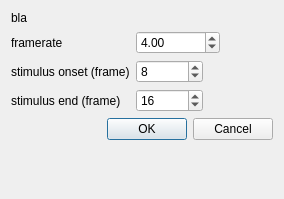
<?xml version="1.0" encoding="UTF-8"?>
<ui version="4.0">
 <class>conversion_dialog</class>
 <widget class="QDialog" name="conversion_dialog">
  <property name="windowModality">
   <enum>Qt::NonModal</enum>
  </property>
  <property name="geometry">
   <rect>
    <x>0</x>
    <y>0</y>
    <width>284</width>
    <height>199</height>
   </rect>
  </property>
  <property name="windowTitle">
   <string>Dialog</string>
  </property>
  <property name="modal">
   <bool>true</bool>
  </property>
  <layout class="QFormLayout" name="formLayout">
   <property name="fieldGrowthPolicy">
    <enum>QFormLayout::FieldsStayAtSizeHint</enum>
   </property>
   <item row="0" column="0" colspan="2">
    <widget class="QLabel" name="label">
     <property name="text">
      <string>bla</string>
     </property>
    </widget>
   </item>
   <item row="1" column="0">
    <widget class="QLabel" name="label_2">
     <property name="text">
      <string>framerate</string>
     </property>
    </widget>
   </item>
   <item row="4" column="0" colspan="2">
    <widget class="QDialogButtonBox" name="buttonBox">
     <property name="sizePolicy">
      <sizepolicy hsizetype="Minimum" vsizetype="Fixed">
       <horstretch>0</horstretch>
       <verstretch>0</verstretch>
      </sizepolicy>
     </property>
     <property name="orientation">
      <enum>Qt::Horizontal</enum>
     </property>
     <property name="standardButtons">
      <set>QDialogButtonBox::Cancel|QDialogButtonBox::Ok</set>
     </property>
    </widget>
   </item>
   <item row="2" column="1">
    <widget class="QSpinBox" name="stimulus_on_box">
     <property name="maximum">
      <number>1000000</number>
     </property>
     <property name="value">
      <number>8</number>
     </property>
    </widget>
   </item>
   <item row="3" column="1">
    <widget class="QSpinBox" name="stimulus_end_box">
     <property name="maximum">
      <number>1000000</number>
     </property>
     <property name="value">
      <number>16</number>
     </property>
    </widget>
   </item>
   <item row="2" column="0">
    <widget class="QLabel" name="label_3">
     <property name="text">
      <string>stimulus onset (frame)</string>
     </property>
    </widget>
   </item>
   <item row="3" column="0">
    <widget class="QLabel" name="label_4">
     <property name="text">
      <string>stimulus end (frame)</string>
     </property>
    </widget>
   </item>
   <item row="1" column="1">
    <widget class="QDoubleSpinBox" name="framerate_box">
     <property name="maximum">
      <double>100000.000000000000000</double>
     </property>
     <property name="singleStep">
      <double>0.100000000000000</double>
     </property>
     <property name="value">
      <double>4.000000000000000</double>
     </property>
    </widget>
   </item>
  </layout>
 </widget>
 <resources/>
 <connections>
  <connection>
   <sender>buttonBox</sender>
   <signal>accepted()</signal>
   <receiver>conversion_dialog</receiver>
   <slot>accept()</slot>
   <hints>
    <hint type="sourcelabel">
     <x>248</x>
     <y>254</y>
    </hint>
    <hint type="destinationlabel">
     <x>157</x>
     <y>274</y>
    </hint>
   </hints>
  </connection>
  <connection>
   <sender>buttonBox</sender>
   <signal>rejected()</signal>
   <receiver>conversion_dialog</receiver>
   <slot>reject()</slot>
   <hints>
    <hint type="sourcelabel">
     <x>316</x>
     <y>260</y>
    </hint>
    <hint type="destinationlabel">
     <x>286</x>
     <y>274</y>
    </hint>
   </hints>
  </connection>
 </connections>
</ui>
